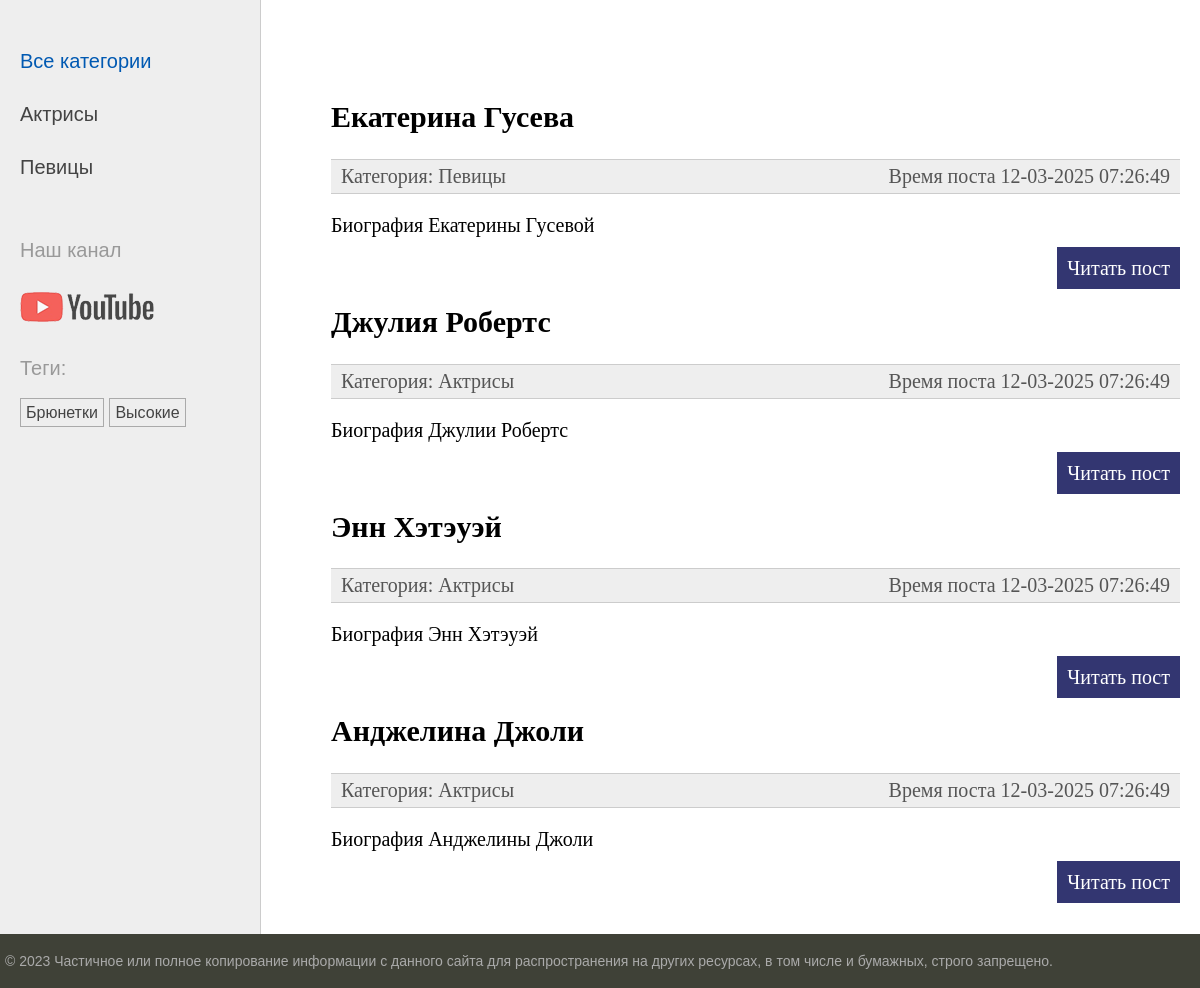
/, run on an earlier commit of the app's database.
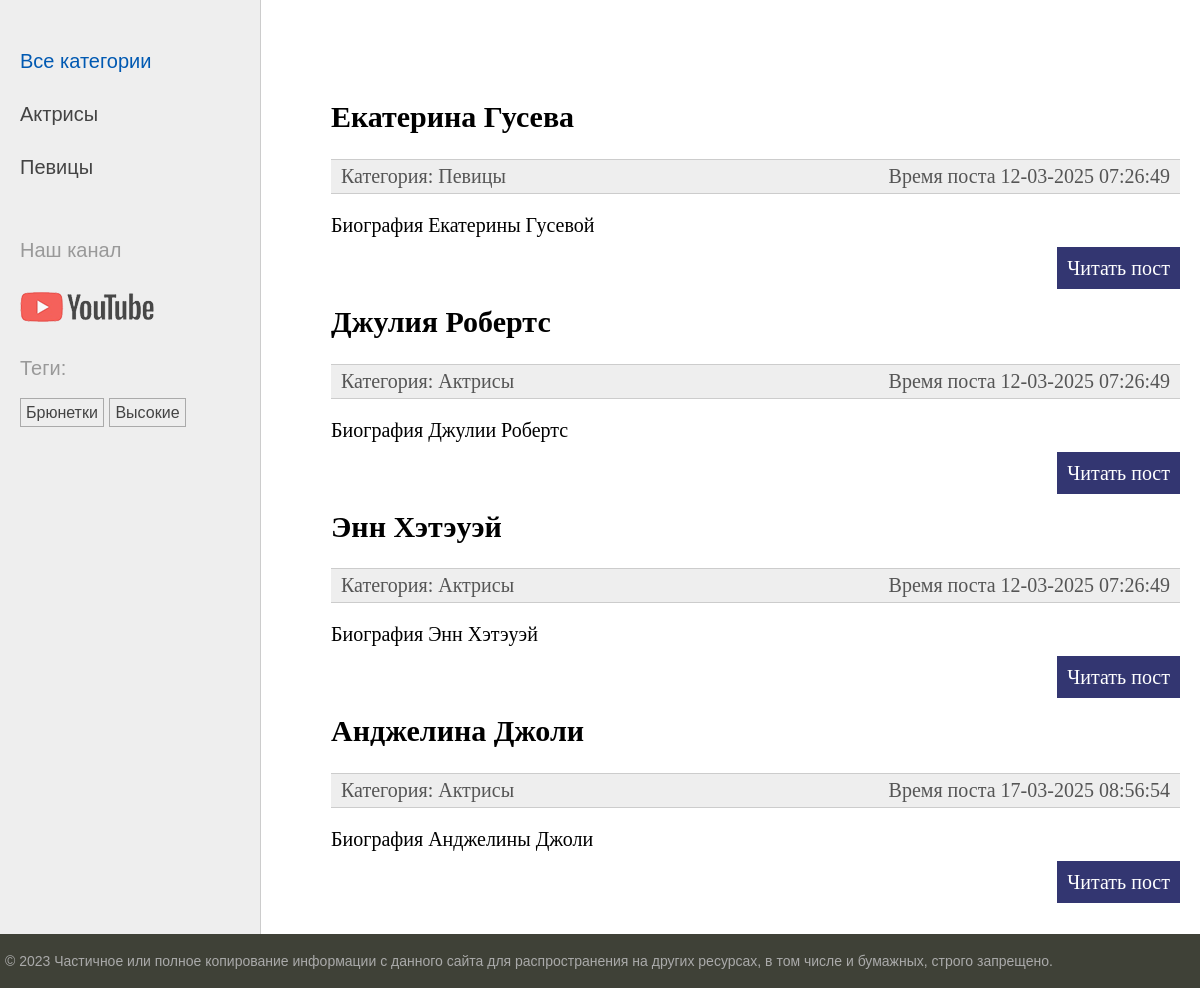
And on a later commit of the database.
### human/models.py (models this page shows, shortened)
class Human(models.Model):
    class Status(models.IntegerChoices):
        DRAFT = 0, "не опубликован"
        PUBLISH = 1, "Опубликован"
    title = models.CharField(max_length=255, verbose_name="Заголовки")
    slug = models.SlugField(max_length=255, unique=True, db_index=True, verbose_name='Адрес')
    content = models.TextField(blank=True, verbose_name="Контент")
    time_create = models.DateTimeField(auto_now_add=True, verbose_name="Дата создания")
    time_update = models.DateTimeField(auto_now=True, verbose_name="Дата обновления")
    is_published = models.BooleanField(choices=tuple(map(lambda x: (bool(x[0]), x[1]), Status.choices)),
                                       default=Status.DRAFT, verbose_name="Публикация")
    cat = models.ForeignKey("Category", on_delete=models.PROTECT, null=True, related_name="posts",
                            verbose_name="Категория")
    tags = models.ManyToManyField("TagPost", blank=True, related_name="tags", verbose_name="теги")
    husband = models.OneToOneField("Husband", on_delete=models.SET_NULL, null=True,
                                   blank=True, related_name="husband", verbose_name="Мужики")
    objects = models.Manager()
    published = PublishedModel()
    class Meta:
        verbose_name = "Мужики"
        verbose_name_plural = "Мужики"
        ordering = ["-time_create"]
        indexes = [
            models.Index(fields=["-time_create"]),
        ]
    def get_absolute_url(self):
        return reverse("post", kwargs={"post_slug": self.slug})

class Category(models.Model):
    name = models.CharField(max_length=100, db_index=True, verbose_name="Предназначения")
    slug = models.SlugField(max_length=255, unique=True, db_index=True, verbose_name="Slug")
    def get_absolute_url(self):
        return reverse("category", kwargs={"cat_slug": self.slug})
    class Meta:
        verbose_name = "Категория"
        verbose_name_plural = "Категории"

### human/views.py (the view)
# urls.py: path("", views.index, name="home"),
def index(request):
    data = {
        "title": "Главная страница",
        "posts": Human.published.all().select_related('cat'),
        "cat_selected": 0,
    }
    return render(request, "human/index.html", context=data)

### human/models.py (called while the page is built)
    def get_queryset(self):
        return super().get_queryset().filter(is_published=Human.Status.PUBLISH)

    def get_absolute_url(self):
        return reverse("tag", kwargs={"tag_slug": self.slug})

### human/templatetags/human_tags.py (called while the page is built)
@register.inclusion_tag("human/show_categories.html")
def show_categories(cat_selected=0):
    cats = Category.objects.annotate(total=Count("posts")).filter(total__gt=0).order_by("pk")
    return {"cats": cats, "cat_selected": cat_selected}

@register.inclusion_tag('human/list_tags.html')
def show_all_tags():
    return {"tags": TagPost.objects.annotate(total=Count('tags')).filter(total__gt=0).order_by("pk")}

@register.inclusion_tag('human/menu.html')
def show_menu():
    return {"menu": Menu.objects.all()}

### human/templates/human/index.html (shortened to what this page needs)
{% extends 'base.html' %}
{% block content %}
<ul class="list-articles">
    {% for p in posts %}
    <li><h2>{{p.title}}</h2>
    <li>
        <div class="article-panel">
            <p class="first"> Категория: {{p.cat.name}} </p>
            <p class="last"> Время поста {{p.time_update|date:"d-m-Y H:i:s"}} </p>
        </div>
    </li>
    {% autoescape off %}
    {{p.content|linebreaks|truncatewords:40}}
    {% endautoescape %}
    <p class="link-read-post"><a href="{{ p.get_absolute_url }}">Читать пост</a></p>
    </li>
    {% endfor %}
</ul>
{% endblock %}

What changed in the data, as far as the page shows it:
changed Human "Анджелина Джоли": time_update "12-03-2025 07:26:49" → "17-03-2025 08:56:54"
